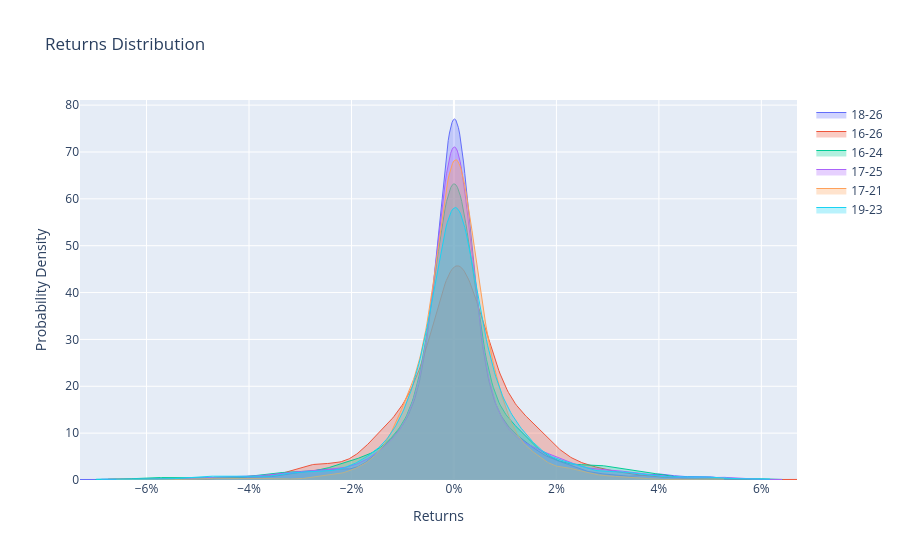

Notebook source saved alongside this figure:
### Code cell
pop.plot_returns_distribution()

### Figure 1 — Plotly figure (JSON) as saved in the notebook; plotly's stock layout.template omitted (floating-point values rounded to 4 significant figures; data arrays with more than 128 entries replaced by an {"elided": "..."} marker saying what was removed)
{"data": [{"fill": "tozeroy", "fillcolor": "rgba(99,110,250,0.3)", "line": {"color": "#636EFA", "dash": "solid", "width": 1}, "mode": "lines", "name": "18-26", "opacity": 1, "type": "scatter", "visible": true, "x": {"elided": "500 float values"}, "y": {"elided": "500 float values"}}, {"fill": "tozeroy", "fillcolor": "rgba(239,85,59,0.3)", "line": {"color": "#EF553B", "dash": "solid", "width": 1}, "mode": "lines", "name": "16-26", "opacity": 1, "type": "scatter", "visible": true, "x": {"elided": "500 float values"}, "y": {"elided": "500 float values"}}, {"fill": "tozeroy", "fillcolor": "rgba(0,204,150,0.3)", "line": {"color": "#00CC96", "dash": "solid", "width": 1}, "mode": "lines", "name": "16-24", "opacity": 1, "type": "scatter", "visible": true, "x": {"elided": "500 float values"}, "y": {"elided": "500 float values"}}, {"fill": "tozeroy", "fillcolor": "rgba(171,99,250,0.3)", "line": {"color": "#AB63FA", "dash": "solid", "width": 1}, "mode": "lines", "name": "17-25", "opacity": 1, "type": "scatter", "visible": true, "x": {"elided": "500 float values"}, "y": {"elided": "500 float values"}}, {"fill": "tozeroy", "fillcolor": "rgba(255,161,90,0.3)", "line": {"color": "#FFA15A", "dash": "solid", "width": 1}, "mode": "lines", "name": "17-21", "opacity": 1, "type": "scatter", "visible": true, "x": {"elided": "500 float values"}, "y": {"elided": "500 float values"}}, {"fill": "tozeroy", "fillcolor": "rgba(25,211,243,0.3)", "line": {"color": "#19D3F3", "dash": "solid", "width": 1}, "mode": "lines", "name": "19-23", "opacity": 1, "type": "scatter", "visible": true, "x": {"elided": "500 float values"}, "y": {"elided": "500 float values"}}], "layout": {"title": {"text": "Returns Distribution"}, "xaxis": {"tickformat": ".0%", "title": {"text": "Returns"}}, "yaxis": {"title": {"text": "Probability Density"}}}}
